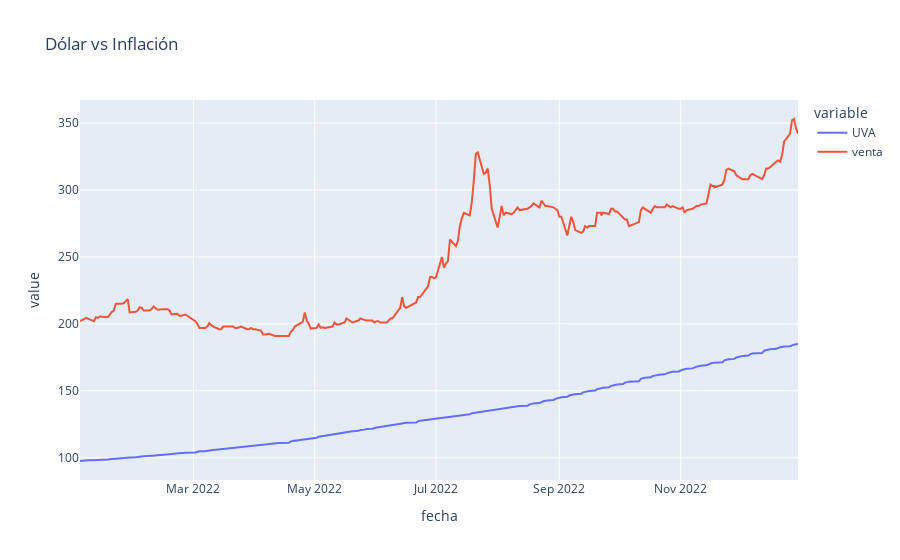

Notebook cell for this chart:
### Code cell
fig = px.line(uva_usd_df, x="fecha", y=["UVA","venta"], title='Dólar vs Inflación')
fig.show()

### Figure 1 — Plotly figure (JSON) as saved in the notebook; plotly's stock layout.template omitted (floating-point values rounded to 4 significant figures; data arrays with more than 128 entries replaced by an {"elided": "..."} marker saying what was removed)
{"data": [{"hovertemplate": "variable=UVA<br>fecha=%{x}<br>value=%{y}<extra></extra>", "legendgroup": "UVA", "line": {"color": "#636efa", "dash": "solid"}, "marker": {"symbol": "circle"}, "mode": "lines", "name": "UVA", "orientation": "v", "showlegend": true, "x": {"elided": "251 str values"}, "xaxis": "x", "y": {"elided": "251 float values"}, "yaxis": "y", "type": "scatter"}, {"hovertemplate": "variable=venta<br>fecha=%{x}<br>value=%{y}<extra></extra>", "legendgroup": "venta", "line": {"color": "#EF553B", "dash": "solid"}, "marker": {"symbol": "circle"}, "mode": "lines", "name": "venta", "orientation": "v", "showlegend": true, "x": {"elided": "251 str values"}, "xaxis": "x", "y": {"elided": "251 float values"}, "yaxis": "y", "type": "scatter"}], "layout": {"xaxis": {"anchor": "y", "domain": [0, 1], "title": {"text": "fecha"}}, "yaxis": {"anchor": "x", "domain": [0, 1], "title": {"text": "value"}}, "legend": {"title": {"text": "variable"}, "tracegroupgap": 0}, "title": {"text": "Dólar vs Inflación"}}}
